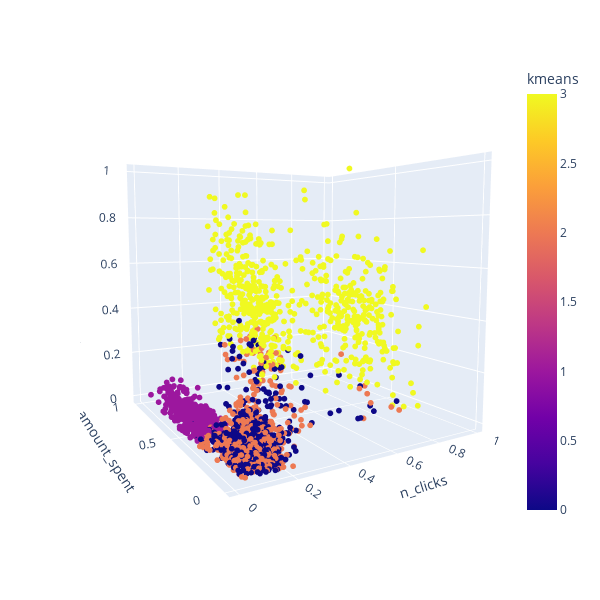

Notebook code cell kept with this figure:
### Code cell
import plotly.express as px

fig = px.scatter_3d(clusters, x='n_clicks', y='amount_spent', z='amount_discount', color='kmeans', width=600, height=600)
fig.update_traces(marker=dict(size=2), selector=dict(mode='markers'))
fig.show()

### Figure 1 — Plotly figure (JSON) as saved in the notebook; plotly's stock layout.template omitted (floating-point values rounded to 4 significant figures; data arrays with more than 128 entries replaced by an {"elided": "..."} marker saying what was removed)
{"data": [{"hovertemplate": "n_clicks=%{x}<br>amount_spent=%{y}<br>amount_discount=%{z}<br>kmeans=%{marker.color}<extra></extra>", "legendgroup": "", "marker": {"color": {"elided": "2479 int values"}, "coloraxis": "coloraxis", "size": 2, "symbol": "circle"}, "mode": "markers", "name": "", "scene": "scene", "showlegend": false, "type": "scatter3d", "x": {"elided": "2479 float values"}, "y": {"elided": "2479 float values"}, "z": {"elided": "2479 float values"}}], "layout": {"coloraxis": {"colorbar": {"title": {"text": "kmeans"}}, "colorscale": [[0, "#0d0887"], [0.1111, "#46039f"], [0.2222, "#7201a8"], [0.3333, "#9c179e"], [0.4444, "#bd3786"], [0.5556, "#d8576b"], [0.6667, "#ed7953"], [0.7778, "#fb9f3a"], [0.8889, "#fdca26"], [1, "#f0f921"]]}, "height": 600, "legend": {"tracegroupgap": 0}, "margin": {"t": 60}, "scene": {"aspectmode": "auto", "aspectratio": {"x": 1, "y": 1.0, "z": 1}, "camera": {"center": {"x": 0, "y": 0, "z": 0}, "eye": {"x": -1.087, "y": -1.839, "z": 0.2131}, "projection": {"type": "perspective"}, "up": {"x": 0, "y": 0, "z": 1}}, "domain": {"x": [0, 1], "y": [0, 1]}, "xaxis": {"title": {"text": "n_clicks"}, "type": "linear"}, "yaxis": {"title": {"text": "amount_spent"}, "type": "linear"}, "zaxis": {"title": {"text": "amount_discount"}, "type": "linear"}}, "width": 600}}
